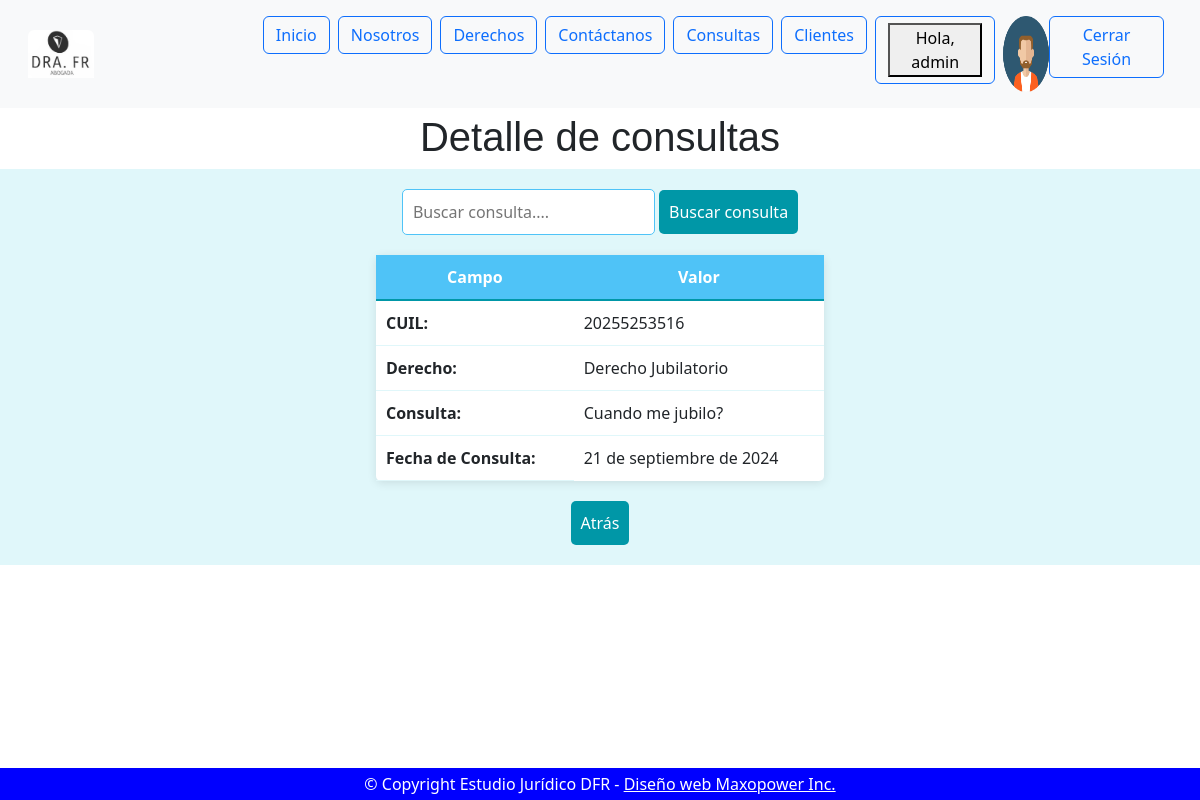
Page /consultas/consultas/detail/1 (signed in) on the earlier database version.
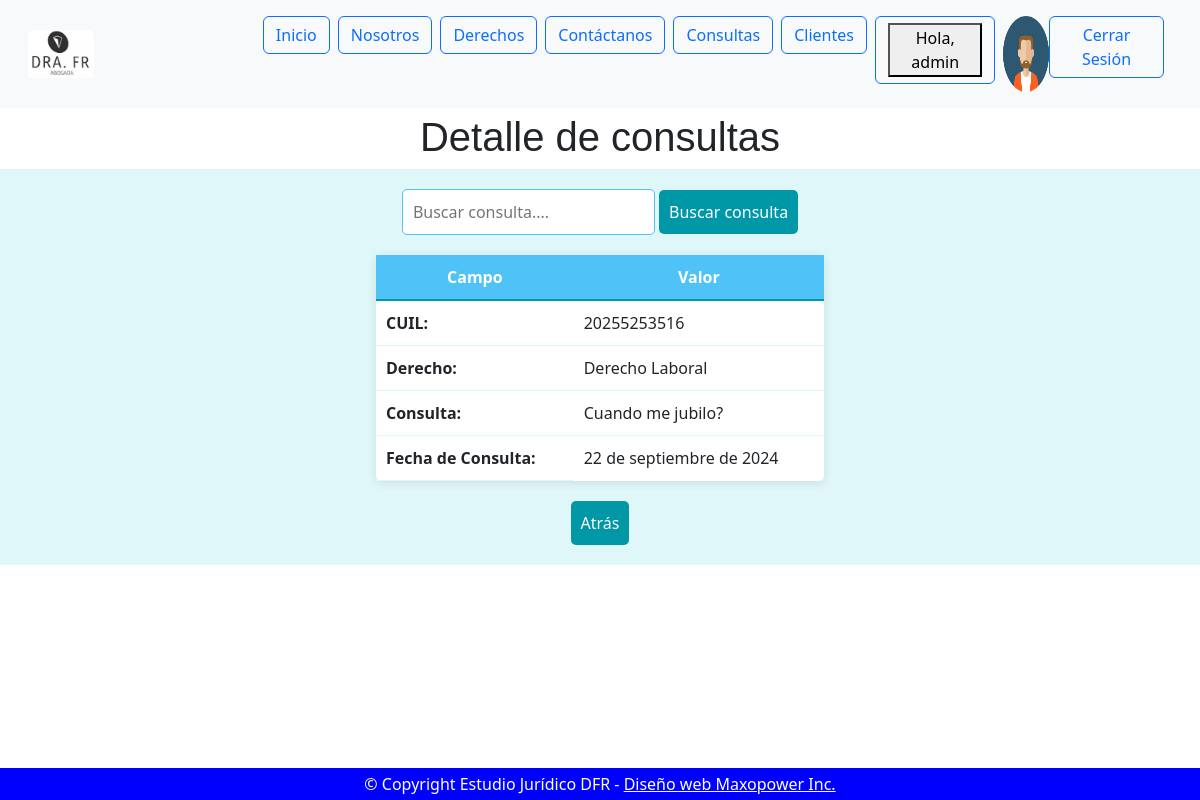
Same page on the later database version.
### home/models.py (models this page shows, shortened)
class UserProfile(models.Model):
    user = models.OneToOneField(User, on_delete=models.CASCADE)
    image = models.ImageField(upload_to='avatares/', null=True, blank=True)

### consultas/models.py (models this page shows, shortened)
class Consulta(models.Model):
    class Estado(models.TextChoices):
        PENDIENTE = "PENDIENTE", "Pendiente"
        RESPONDIDA = "RESPONDIDA", "Respondida"
    cuil = models.ForeignKey(Cliente, on_delete=models.DO_NOTHING)
    derecho = models.ForeignKey(Derecho, on_delete=models.DO_NOTHING)
    abogado = models.ForeignKey(Nosotros, on_delete=models.DO_NOTHING)
    consulta = models.TextField(max_length=200)
    fecha_consulta = models.DateField(auto_now=True)
    estado_consulta = models.CharField(
        max_length=10, choices=Estado.choices, default=Estado.PENDIENTE
    )
    fecha_respuesta = models.DateField(null=True, blank=True)
    disponible = models.BooleanField(default=True)
    class Meta:
        verbose_name = "Consulta"
        verbose_name_plural = "Consultas"

### clientes/models.py (models this page shows, shortened)
class Cliente(models.Model):
    class Estado(models.TextChoices):
        SELECCIONE = '', 'Seleccione'
        SOLTERO = "SOLTERO", "soltero"
        CASADO = "CASADO", "casado"
        DIVORCIADO = "DIVORCIADO", "divorciado"
        SEPARADO = "SEPARADO", "separado"
        VIUDO = "VIUDO", "viudo"
        CONCUBINO = "CONCUBINO", "concubino"
    cuil = models.IntegerField(unique=True)
    apellido = models.CharField(max_length=30)
    nombre = models.CharField(max_length=30)
    telefono = models.IntegerField()
    direccion = models.CharField(max_length=40, blank=True, null=True)
    email = models.EmailField(max_length=30)
    fecha_nacimiento = models.DateField(blank=True, null=True)
    estado_civil = models.CharField(
        max_length=20,
        choices=Estado.choices,
        default=Estado.SELECCIONE,  # Establece "Seleccione" como valor por defecto
    )
    avatar = models.ImageField(upload_to='avatares/', blank=True, null=True)
    class Meta:
        verbose_name = 'Cliente'
        verbose_name_plural = 'Clientes'

### derechos/models.py (models this page shows, shortened)
class Derecho(models.Model):
    nombre = models.CharField(max_length=30, unique=True)
    descripcion = models.TextField()
    disponible = models.BooleanField(default=True)
    class Meta:
        verbose_name = 'Derecho'
        verbose_name_plural = 'Derechos'

### consultas/views.py (the view)
# urls.py: path('consultas/detail/<int:pk>', ConsultaDetail.as_view(), name='consulta_detail'),
class ConsultaDetail(LoginRequiredMixin, DetailView):
    model = Consulta
    template_name = 'consultas/consulta_detail.html'
    context_object_name = 'consulta'
    def get_context_data(self, **kwargs):
        context = super().get_context_data(**kwargs)
        consulta = self.get_object()
        context['cuil'] = consulta.cuil
        context['derecho'] = consulta.derecho
        context['abogado'] = consulta.abogado
        return context

### consultas/templates/consultas/consulta_detail.html
{% extends 'home/base.html' %}
{% block header %}
    <h1 style="text-align: center; font-family: Arial, sans-serif; margin-top: 5px;">
        Detalle de consultas
    </h1>
{% endblock header %}
{% block main %}
<div style="text-align: center; background-color: #e0f7fa; padding: 20px;">
    <form action="{% url 'consultas:consulta_list' %}" method="get" style="margin-bottom: 20px;">
        <input type="text" name="q" placeholder="Buscar consulta...." style="padding: 10px; border-radius: 5px; border: 1px solid #4fc3f7;">
        <button type="submit" style="padding: 10px; background-color: #0097a7; border: none; border-radius: 5px; color: white;">Buscar consulta</button>
    </form>
    <div style="margin: 0 20px;">
        <table style="width: 40%; margin: 0 auto; border-collapse: collapse; background-color: #ffffff; border-radius: 5px; box-shadow: 0 2px 10px rgba(0,0,0,0.1);">
            <thead>
                <tr style="background-color: #4fc3f7; color: white;">
                    <th style="padding: 10px; border-bottom: 2px solid #0097a7;">Campo</th>
                    <th style="padding: 10px; border-bottom: 2px solid #0097a7;">Valor</th>
                </tr>
            </thead>
            <tbody>
                <tr>
                    <td style="padding: 10px; border-bottom: 1px solid #e0f7fa; text-align: left;"><strong>CUIL:</strong></td>
                    <td style="padding: 10px; border-bottom: 1px solid #e0f7fa; text-align: left;">{{ object.cuil.cuil }}</td>
                </tr>
                <tr>
                    <td style="padding: 10px; border-bottom: 1px solid #e0f7fa; text-align: left;"><strong>Derecho:</strong></td>
                    <td style="padding: 10px; border-bottom: 1px solid #e0f7fa; text-align: left;">{{ object.derecho.nombre }}</td>
                </tr>
                <tr>
                    <td style="padding: 10px; border-bottom: 1px solid #e0f7fa; text-align: left;"><strong>Consulta:</strong></td>
                    <td style="padding: 10px; border-bottom: 1px solid #e0f7fa; text-align: left;">{{ object.consulta }}</td>
                </tr>
                <tr>
                    <td style="padding: 10px; border-bottom: 1px solid #e0f7fa; text-align: left;"><strong>Fecha de Consulta:</strong></td>
                    <td style="padding: 10px; text-align: left;">{{ object.fecha_consulta }}</td>
                </tr>
            </tbody>
        </table>
    </div>
    <div style="margin-top: 20px;">
        <button style="padding: 10px; background-color: #0097a7; border: none; border-radius: 5px;">
            <a href="{% url 'consultas:consulta_list' %}" style="color: white; text-decoration: none;">Atrás</a>
        </button>
    </div>
</div>
{% endblock main %}

### home/templates/home/base.html (shortened to what this page needs)
<!DOCTYPE html>
<html lang="es">
<head>
</head>
<body>
    <header>
        {% include 'home/componentes/header.html' %}
        {% block header %}
        {% endblock header %}
    </header>
    <main>
        {% block main %}
        {% endblock main %}
    </main>
    <footer>
        {% include 'home/componentes/footer.html' %}
    </footer>
</body>
</html>

### home/templates/home/componentes/header.html (shortened to what this page needs)
{% load static %}
<link href="https://cdn.jsdelivr.net/npm/bootstrap@5.3.0-alpha3/dist/css/bootstrap.min.css" rel="stylesheet">
<header>
    <nav class="navbar navbar-expand-lg navbar-light bg-light p-3" id="menu">
        <div class="container-fluid">
            <a class="navbar-brand" href="{% url 'home:index' %}">
                <img src="{% static 'home/img/logo.jpg' %}" class="img-fluid rounded-top" alt="logo"; height="30%"; width="30%""/>
            </a>
            <div class="collapse navbar-collapse" id="navbarSupportedContent">
                <ul class="navbar-nav mx-auto mb-2 mb-lg-0">
                    <li class="nav-item">
                        <a class="btn btn-outline-primary me-2" href="{% url 'home:index' %}">Inicio</a>
                    </li>
                    <li class="nav-item">
                        <a class="btn btn-outline-primary me-2" href="{% url 'nosotros:nosotros' %}">Nosotros</a>
                    </li>
                    <li class="nav-item">
                        <a class="btn btn-outline-primary me-2" href="{% url 'derechos:derechos_index' %}">Derechos</a>
                    </li>
                    <li class="nav-item">
                        <a class="btn btn-outline-primary me-2" href="{% url 'nosotros:contacto' %}">Contáctanos</a>
                    </li>
                    {% if user.is_authenticated %}
                        <li class="nav-item">
                            <a class="btn btn-outline-primary me-2" href="{% url 'consultas:consulta_index' %}">Consultas</a>
                        </li>
                        <li class="nav-item">
                            <a class="btn btn-outline-primary me-2" href="{% url 'clientes:index' %}">Clientes</a>
                        </li>
                        <li class="nav-item">
                            <h4><a class="btn btn-outline-primary me-2" href="{% url 'home:profile' %}">
                            <button>Hola, {{ user.username }}</button></a></h4>
                        </li>
                        {% if user.userprofile.image %}
                            <img src="{{ user.userprofile.image.url }}" alt="Avatar" class="img-fluid" style="max-width: 5%;">
                        {% endif %}
                        <form action="{% url 'home:logout' %}" method="POST">
                            <button class="btn btn-outline-primary me-2" type="submit">Cerrar Sesión</button>
                        </form>
                    {% else %}
                        <li class="nav-item">
                            <a class="btn btn-outline-primary me-2" href="{% url 'home:login' %}">Login</a>
                        </li>
                    {% endif %}
                </ul>
            </div>
        </div>
    </nav>
</header>

### home/templates/home/componentes/footer.html
<p style="position: fixed; left: 0; right: 0; bottom: 0; background-color: blue; color: white; text-align: center; padding: 4px; margin: 0;">
    © Copyright Estudio Jurídico DFR -
    <a href="{% url 'nosotros:about_me' %}" style="color: white; text-decoration: underline;" rel="noopener noreferrer">
        Diseño web Maxopower Inc.
    </a>
</p>

Differences in the rows shown:
changed Consulta "Cuando me jubilo?": derecho.nombre "Derecho Jubilatorio" → "Derecho Laboral"; fecha_consulta "21 de septiembre de 2024" → "22 de septiembre de 2024"
